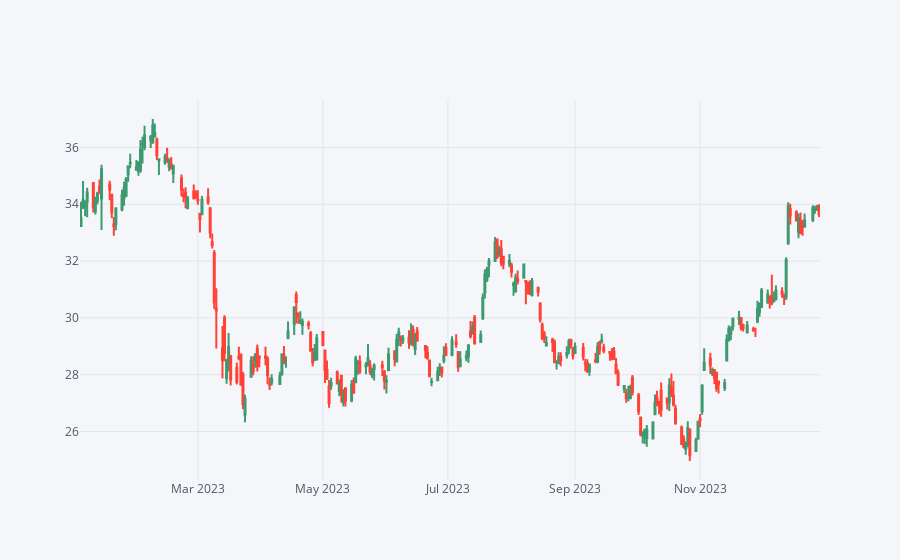

The cell this chart's notebook holds for it:
### Code cell
# Candle plot of Bank of America's stock from Jan 1st 2023 to Jan 1st 2024
BAC[['Open', 'High', 'Low', 'Close']].loc['2023-01-01':'2024-01-01'].iplot(kind='candle')

### Figure 1 — Plotly figure (JSON) as saved in the notebook; plotly's stock layout.template omitted (floating-point values rounded to 4 significant figures; data arrays with more than 128 entries replaced by an {"elided": "..."} marker saying what was removed)
{"data": [{"close": {"elided": "250 float values"}, "high": {"elided": "250 float values"}, "low": {"elided": "250 float values"}, "open": {"elided": "250 float values"}, "showlegend": false, "type": "candlestick", "x": {"elided": "250 str values"}, "yaxis": "y2"}], "layout": {"autosize": true, "legend": {"bgcolor": "#F5F6F9", "font": {"color": "#4D5663"}}, "paper_bgcolor": "#F5F6F9", "plot_bgcolor": "#F5F6F9", "title": {"font": {"color": "#4D5663"}}, "xaxis": {"autorange": true, "gridcolor": "#E1E5ED", "range": ["2023-01-02 12:00", "2023-12-29 12:00"], "rangeslider": {"visible": false, "yaxis2": {}}, "showgrid": true, "tickfont": {"color": "#4D5663"}, "title": {"font": {"color": "#4D5663"}, "text": ""}, "type": "date", "zerolinecolor": "#E1E5ED"}, "yaxis": {"gridcolor": "#E1E5ED", "showgrid": true, "showticklabels": false, "tickfont": {"color": "#4D5663"}, "title": {"font": {"color": "#4D5663"}, "text": ""}, "zerolinecolor": "#E1E5ED"}, "yaxis2": {"autorange": true, "gridcolor": "#E1E5ED", "range": [24.29, 37.67], "showgrid": true, "tickfont": {"color": "#4D5663"}, "title": {"font": {"color": "#4D5663"}, "text": ""}, "zerolinecolor": "#E1E5ED"}}}
